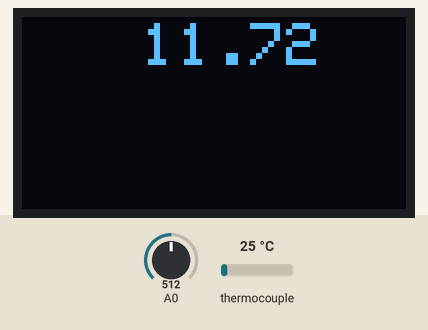
A sketch run on a simulated Arduino Uno, built with avr-gcc and run on an emulated ATmega328P. Parts: 128×64 one-colour display. Inputs (shaded band) come from the test bench; at power-on: thermocouple 25 °C, A0 = 512.

Above: at 1.7 s.
1.8 s: thermocouple set to 6 °C
At 2.5 s:
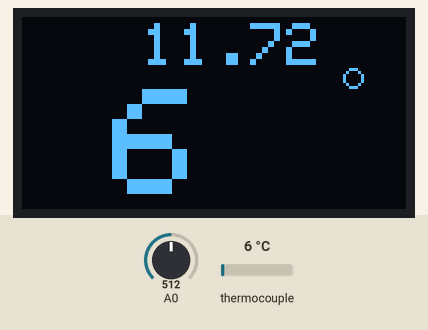
4.1 s: A0 set to 716
At 4.6 s:
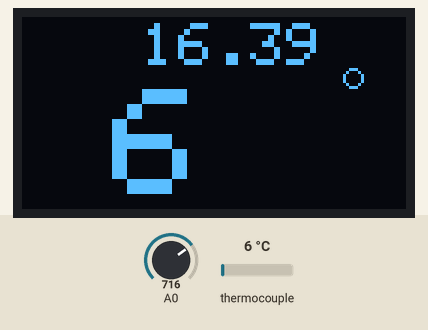
6.2 s: thermocouple set to 75 °C
At 6.7 s:
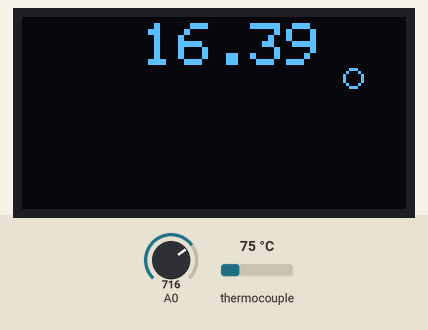
8.3 s: A0 set to 900
At 8.9 s:
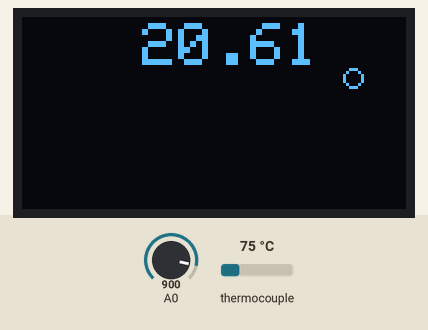
10.5 s: A0 set to 1023
At 11.0 s:
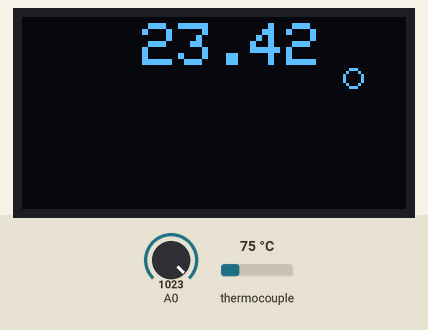
Timing chart, 0 to 13.5 s (numbered marks = the images above; inputs shaded):
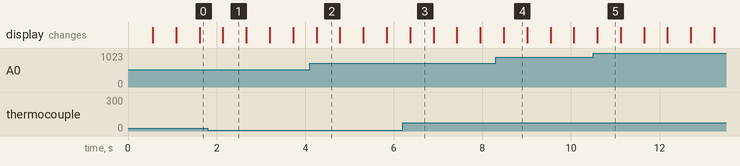

The sketch:

Arduino_Mcycle_Temp.ino
```cpp
#include <EEPROM.h>
char sID[7];

#define OLEDINSTALLED true

#if (OLEDINSTALLED == true)
#include <SPI.h>
#include <Wire.h>
#include <Adafruit_GFX.h>
#include <Adafruit_SSD1306.h>
#include <max6675.h>

#define OLED_RESET 4
Adafruit_SSD1306 display(OLED_RESET);
#endif


#define CIRCLE_SIZE 16

uint8_t circleData[CIRCLE_SIZE] = {0};
uint8_t circlePointer = 0;
uint16_t circleSum = 0;

// for pro mini
int thermoDO = A3;
int thermoCS = A1;
int thermoCLK = A2;

//for pro micro
//int thermoDO = 7;
//int thermoCS = 9;
//int thermoCLK = 8;


MAX6675 thermocouple(thermoCLK, thermoCS, thermoDO);
//int vccPin = 3;
//int gndPin = 2;
int temp;
bool toggle;
int avg;
int diff;
int voltRead;


void setup()
{

   for (int i=0; i<6; i++) {
   sID[i] = EEPROM.read(i);
   }

  //pinMode(vccPin, OUTPUT); digitalWrite(vccPin, HIGH);
  //pinMode(gndPin, OUTPUT); digitalWrite(gndPin, LOW);
  delay(500);
  #if (OLEDINSTALLED == true)
  // by default, we'll generate the high voltage from the 3.3v line internally! (neat!)
  display.begin(SSD1306_SWITCHCAPVCC, 0x3C);  // initialize with the I2C addr 0x3D (for the 128x64)
  #endif

}

void loop()
{

  temp = thermocouple.readCelsius();
  //temp = 155;
  updateRollingAverage(temp);
  voltRead = analogRead(A0);


  #if (OLEDINSTALLED == true)
  display.clearDisplay();
  if(toggle == true){
    display.drawCircle(110, 20, 3, 1);
    toggle = false;
  }
  else{
    toggle = true;
  }

  display.setCursor(40,2);
  display.setTextColor(WHITE);
  display.setTextSize(2);
  display.print(voltRead*0.0228972);

  diff = abs(temp - rollingAverage());
  if(diff < 10){
    if(temp>99){
      display.setCursor(18,24);
    }
    else{
      display.setCursor(30,24);
    }
    display.setTextColor(WHITE);
    display.setTextSize(5);
    if(temp < 300){
      display.print(temp);
    }
  }
  display.display();

  #endif
  delay(500);


}

void updateRollingAverage(uint8_t value)
{
    circleSum = circleSum - circleData[circlePointer] + value;
    circleData[circlePointer] = value;
    circlePointer++;
    if (circlePointer == CIRCLE_SIZE)
    {
        circlePointer = 0;
    }
}

uint8_t rollingAverage()
{
    return circleSum / CIRCLE_SIZE;
}
```

Measured:
- after the input at 1.8 s, the display: changes after 0.34 s (image 1)
- after the input at 4.1 s, the display: changes after 0.16 s (image 2)
- after the input at 6.2 s, the display: changes after 0.17 s (image 3)
- after the input at 8.3 s, the display: changes after 0.18 s (image 4)
- what the display in image 1 shows lasts 0.6 s, from 2.1 s to 2.7 s
